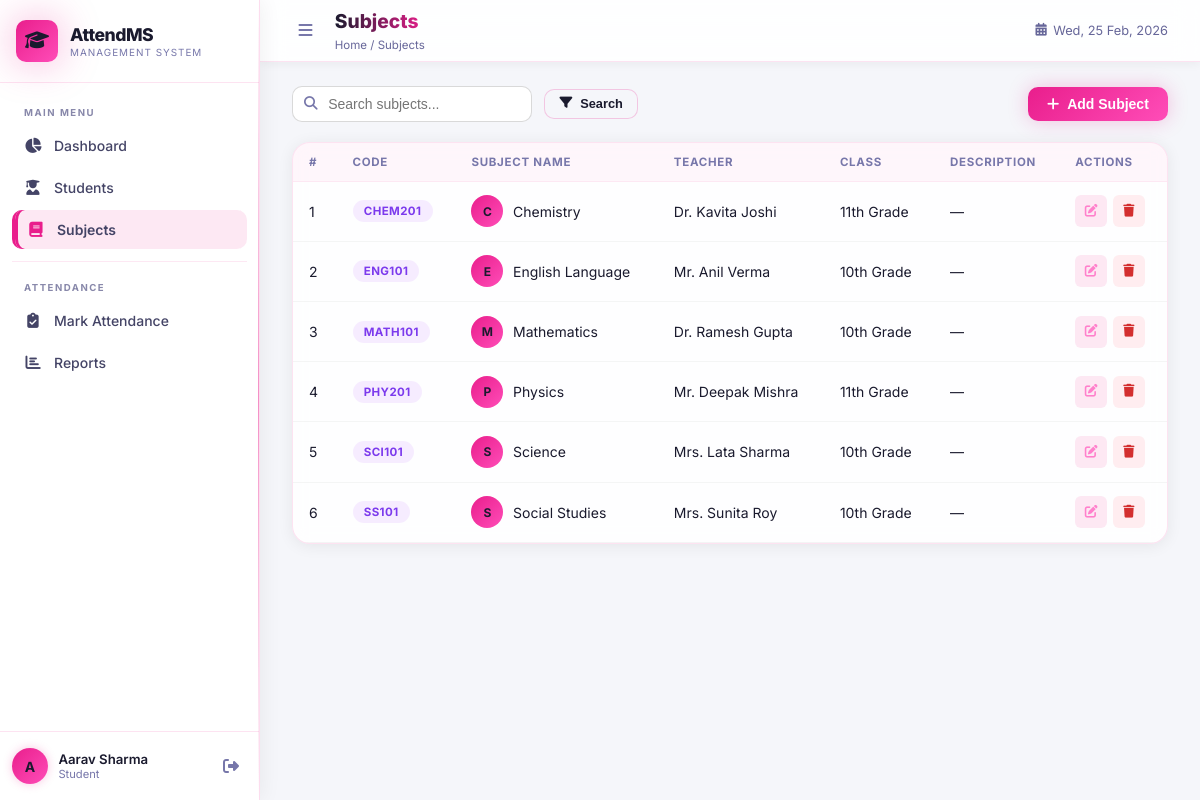
The page /subjects (signed in) on the database its author committed.
### app/models.py (models this page shows, shortened)
class User(UserMixin, db.Model):
    __tablename__ = 'users'
    id = db.Column(db.Integer, primary_key=True)
    username = db.Column(db.String(80), unique=True, nullable=False)
    email = db.Column(db.String(120), unique=True, nullable=True)
    password_hash = db.Column(db.String(256), nullable=False)
    role = db.Column(db.Enum('admin', 'teacher', 'student', name='user_role'), default='teacher')
    full_name = db.Column(db.String(120), nullable=True)
    created_at = db.Column(db.DateTime, default=datetime.utcnow)
    is_active_user = db.Column(db.Boolean, default=True)
    reset_token = db.Column(db.String(64), nullable=True, unique=True)
    reset_token_expiry = db.Column(db.DateTime, nullable=True)

class Subject(db.Model):
    __tablename__ = 'subjects'
    id = db.Column(db.Integer, primary_key=True)
    name = db.Column(db.String(120), nullable=False)
    code = db.Column(db.String(20), unique=True, nullable=False)
    teacher_name = db.Column(db.String(120), nullable=True)
    class_name = db.Column(db.String(50), nullable=True)
    description = db.Column(db.Text, nullable=True)
    created_at = db.Column(db.DateTime, default=datetime.utcnow)
    is_active = db.Column(db.Boolean, default=True)
    attendances = db.relationship('Attendance', backref='subject', lazy=True, cascade='all, delete-orphan')

### app/routes/subjects.py (the view, shortened to what this page needs)
@subjects.route('/subjects')
@login_required
def list_subjects():
    search = request.args.get('search', '')
    query = Subject.query.filter_by(is_active=True)
    all_subjects = query.order_by(Subject.name).all()
    return render_template('subjects.html', subjects=all_subjects, search=search)

### app/models.py (called while the page is built)
@login_manager.user_loader
def load_user(user_id):
    return User.query.get(int(user_id))

### app/templates/subjects.html (shortened to what this page needs)
{% extends 'base.html' %}
{% block page_title %}Subjects{% endblock %}
{% block breadcrumb %}Home / Subjects{% endblock %}
{% block content %}
<div class="page-toolbar">
    <form method="GET" class="toolbar-search">
        <div class="search-box">
            <i class="fas fa-search"></i>
            <input type="text" name="search" value="{{ search }}" placeholder="Search subjects..." class="search-input">
        </div>
        <button type="submit" class="btn btn-secondary btn-sm"><i class="fas fa-filter"></i> Search</button>
    </form>
    <button class="btn btn-primary" onclick="openModal('addSubjectModal')">
        <i class="fas fa-plus"></i> Add Subject
    </button>
</div>
<div class="data-card">
    <table class="data-table">
        <thead>
            <tr>
                <th>#</th>
                <th>Code</th>
                <th>Subject Name</th>
                <th>Teacher</th>
                <th>Class</th>
                <th>Description</th>
                <th>Actions</th>
            </tr>
        </thead>
        <tbody>
            {% if subjects %}
            {% for subject in subjects %}
            <tr>
                <td>{{ loop.index }}</td>
                <td><span class="badge badge-purple">{{ subject.code }}</span></td>
                <td>
                    <div class="name-cell">
                        <div class="avatar-sm avatar-purple">{{ subject.name[0] }}</div>
                        {{ subject.name }}
                    </div>
                </td>
                <td>{{ subject.teacher_name or '—' }}</td>
                <td>{{ subject.class_name or '—' }}</td>
                <td class="text-muted">{{ (subject.description[:50] + '…') if subject.description and
                    subject.description|length > 50 else (subject.description or '—') }}</td>
                <td>
                    <div class="action-btns">
                        <button class="btn-icon btn-edit" onclick="editSubject({{ subject.id }})" title="Edit">
                            <i class="fas fa-edit"></i>
                        </button>
                        <button class="btn-icon btn-delete"
                            onclick="confirmDelete('{{ url_for('subjects.delete_subject', subject_id=subject.id) }}', '{{ subject.name }}')"
                            title="Delete">
                            <i class="fas fa-trash"></i>
                        </button>
                    </div>
                </td>
            </tr>
            {% endfor %}
            {% else %}
            <tr>
                <td colspan="7" class="empty-row"><i class="fas fa-inbox"></i> No subjects found.</td>
            </tr>
            {% endif %}
        </tbody>
    </table>
</div>
{% endblock %}

### app/templates/base.html (shortened to what this page needs)
<!DOCTYPE html>
<html lang="en">
<head>
    <link rel="stylesheet" href="{{ url_for('static', filename='css/style.css') }}">
    <link rel="stylesheet" href="https://cdnjs.cloudflare.com/ajax/libs/font-awesome/6.5.1/css/all.min.css">
</head>
<body>
    <div class="app-layout">
        <aside class="sidebar" id="sidebar">
            <div class="sidebar-header">
                <div class="logo">
                    <div class="logo-icon"><i class="fas fa-graduation-cap"></i></div>
                    <div class="logo-text">
                        <span class="logo-name">AttendMS</span>
                        <span class="logo-sub">Management System</span>
                    </div>
                </div>
            </div>
            <nav class="sidebar-nav">
                <div class="nav-section-label">MAIN MENU</div>
                <a href="{{ url_for('attendance.dashboard') }}"
                    class="nav-item {% if request.endpoint == 'attendance.dashboard' %}active{% endif %}">
                    <i class="fas fa-chart-pie nav-icon"></i>
                    <span class="nav-label">Dashboard</span>
                </a>
                <a href="{{ url_for('students.list_students') }}"
                    class="nav-item {% if request.blueprint == 'students' %}active{% endif %}">
                    <i class="fas fa-user-graduate nav-icon"></i>
                    <span class="nav-label">Students</span>
                </a>
                <a href="{{ url_for('subjects.list_subjects') }}"
                    class="nav-item {% if request.blueprint == 'subjects' %}active{% endif %}">
                    <i class="fas fa-book nav-icon"></i>
                    <span class="nav-label">Subjects</span>
                </a>
                <div class="nav-divider"></div>
                <div class="nav-section-label">ATTENDANCE</div>
                <a href="{{ url_for('attendance.mark_attendance') }}"
                    class="nav-item {% if request.endpoint == 'attendance.mark_attendance' %}active{% endif %}">
                    <i class="fas fa-clipboard-check nav-icon"></i>
                    <span class="nav-label">Mark Attendance</span>
                </a>
                <a href="{{ url_for('reports.view_reports') }}"
                    class="nav-item {% if request.blueprint == 'reports' %}active{% endif %}">
                    <i class="fas fa-chart-bar nav-icon"></i>
                    <span class="nav-label">Reports</span>
                </a>
            </nav>
            <div class="sidebar-footer">
                <div class="user-info">
                    <div class="user-avatar">{{ current_user.full_name[0].upper() if current_user.full_name else
                        current_user.username[0].upper() }}</div>
                    <div class="user-details">
                        <span class="user-name">{{ current_user.full_name or current_user.username }}</span>
                        <span class="user-role">{{ current_user.role.title() }}</span>
                    </div>
                </div>
                <a href="{{ url_for('auth.logout') }}" class="logout-btn" title="Logout">
                    <i class="fas fa-sign-out-alt"></i>
                </a>
            </div>
        </aside>
        <main class="main-content" id="mainContent">
            <header class="topbar">
                <div class="topbar-left">
                    <button class="mobile-toggle" id="mobileToggle"><i class="fas fa-bars"></i></button>
                    <div class="page-info">
                        <h1 class="page-title">{% block page_title %}Dashboard{% endblock %}</h1>
                        <span class="page-breadcrumb">{% block breadcrumb %}Home{% endblock %}</span>
                    </div>
                </div>
                <div class="topbar-right">
                    <div class="topbar-date"><i class="fas fa-calendar-alt"></i> <span id="currentDate"></span></div>
                </div>
            </header>
            <div class="content-wrapper">
                {% block content %}{% endblock %}
            </div>
        </main>
    </div>
</body>
</html>

### rows shown on the page
User: full_name "A", full_name "Aarav Sharma", role "Student"
Subject: code "CHEM201", name "C", name "Chemistry", teacher_name "Dr. Kavita Joshi", class_name "11th Grade", description "—"
Subject: code "ENG101", name "E", name "English Language", teacher_name "Mr. Anil Verma", class_name "10th Grade", description "—"
Subject: code "MATH101", name "M", name "Mathematics", teacher_name "Dr. Ramesh Gupta", class_name "10th Grade", description "—"
Subject: code "PHY201", name "P", name "Physics", teacher_name "Mr. Deepak Mishra", class_name "11th Grade", description "—"
Subject: code "SCI101", name "S", name "Science", teacher_name "Mrs. Lata Sharma", class_name "10th Grade", description "—"
Subject: code "SS101", name "S", name "Social Studies", teacher_name "Mrs. Sunita Roy", class_name "10th Grade", description "—"
